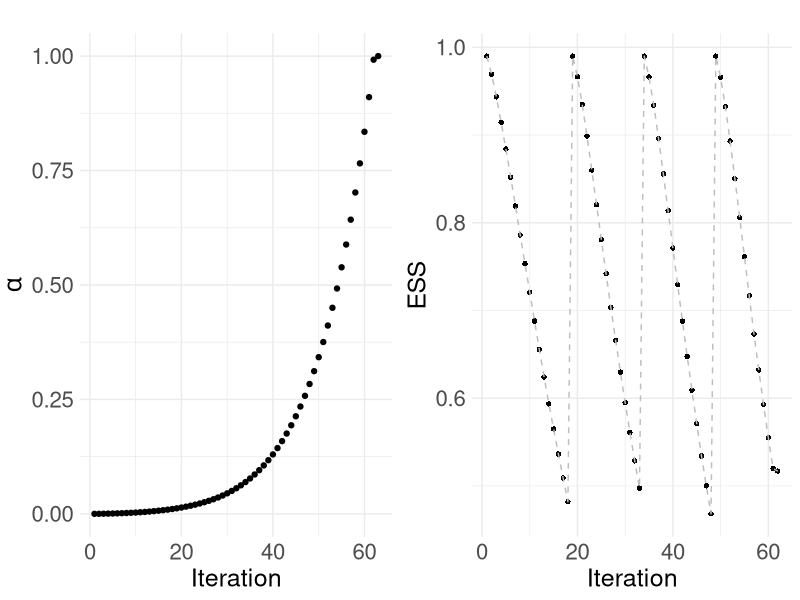
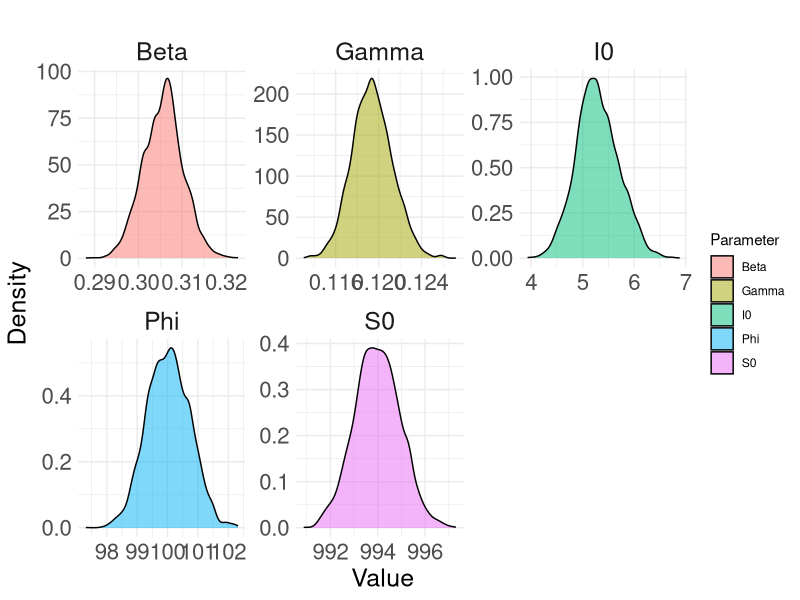

Write the R code that produced these figures, in order.
setwd("C://SFU//Research//Comparison//AdaptiveASMC//Results_Sim//SIR//AASMC")
# Loading required packages
library(tidyr)
library(dplyr)
library(ggplot2)
library(coda)
library(gridExtra)
library(purrr)

resampled_particles1 <- read.csv("AASMC_SIR_1000_0.99_rsp.csv")

mcmc_object1 <- mcmc(resampled_particles1)

# Summary 
summary(mcmc_object1)

resampled_particles1 <- resampled_particles1 %>%
  dplyr::rename(Beta = V1, Gamma = V2, Phi = V3, S0 = V4, I0 = V5)


# Reshape the data to long format
long_data <- resampled_particles1 %>%
  pivot_longer(cols = everything(), names_to = "Parameter", values_to = "Value")

# Plot density curves with facets
p1 <- ggplot(long_data, aes(x = Value, fill = Parameter)) +
  geom_density(alpha = 0.5) +
  facet_wrap(~ Parameter, scales = "free") +
  labs(title = "",
       x = "Value",
       y = "Density") +
  theme_minimal() +
  theme(axis.text = element_text(size = 16), 
        axis.title = element_text(size = 18), 
        strip.text = element_text(size = 18))  # Increase facet label size

# Save the plot with high resolution
ggsave("AASMC_SIR_DEN.jpeg", plot = p1, width = 12, height = 8, dpi = 300)

# plot for ASMC_MTM_SEIR

par(mfrow = c(2,1))
ess7 <- read.csv("AASMC_SIR_1000_0.99_ESS.csv")
alpha7 <- read.csv("AASMC_SIR_1000_0.99_alpha.csv")

ess7 <- ess7 %>%
  mutate(Iteration = 1:62)

ess7 <- ess7 %>%
  dplyr::select(Iteration, everything())

alpha7 <- alpha7 %>%
  mutate(Iteration = 1:63)

alpha7 <- alpha7 %>%
  dplyr::select(Iteration, everything())

# Plotting the annealing parameter
p1 <- ggplot(alpha7, aes(x = Iteration, y = alpha7[, 2])) +
  geom_point(color = "black", fill = "black", shape = 21) +
  labs(x = 'Iteration', y = expression(alpha)) +
  ggtitle("") +
  theme_minimal() +
  theme(axis.text = element_text(size = 16), 
        axis.title = element_text(size = 18))

# Plotting the ESS values
p2 <- ggplot(ess7, aes(x = Iteration, y = ess7[, 2])) +
  geom_point(color = "black", fill = "black", shape = 16) +
  geom_line(linetype = "dashed", color = "grey") +
  labs(x = 'Iteration', y = 'ESS') +
  ggtitle("") +
  theme_minimal() +
  theme(axis.text = element_text(size = 16), 
        axis.title = element_text(size = 18))

# Arrange the plots side by side
cplot1 <- grid.arrange(p1, p2, nrow = 1)

# Save the plot with high resolution
ggsave("AASMC_SIR_ESS_Alpha.jpeg", plot = cplot1, width = 12, height = 8, dpi = 300)